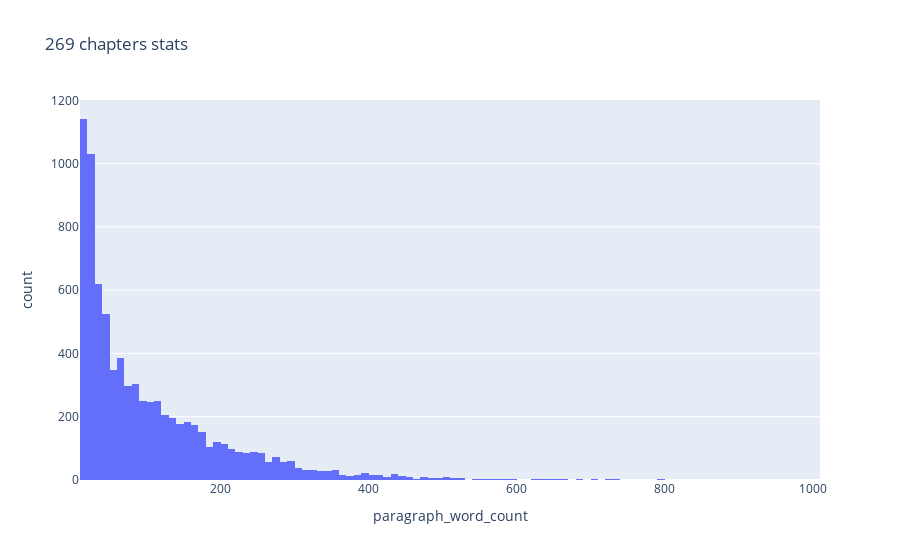

Write notebook code for a chart like this one.
### Code cell
fig = px.histogram(df, x="paragraph_word_count", title= f"{len(files)} chapters stats")
fig

### Figure 1 — Plotly figure (JSON) as saved in the notebook; plotly's stock layout.template omitted (floating-point values rounded to 4 significant figures; data arrays with more than 128 entries replaced by an {"elided": "..."} marker saying what was removed)
{"data": [{"alignmentgroup": "True", "bingroup": "x", "hovertemplate": "paragraph_word_count=%{x}<br>count=%{y}<extra></extra>", "legendgroup": "", "marker": {"color": "#636efa", "pattern": {"shape": ""}}, "name": "", "offsetgroup": "", "orientation": "v", "showlegend": false, "type": "histogram", "x": {"elided": "7961 int values"}, "xaxis": "x", "yaxis": "y"}], "layout": {"barmode": "relative", "legend": {"tracegroupgap": 0}, "title": {"text": "269 chapters stats"}, "xaxis": {"anchor": "y", "domain": [0, 1], "title": {"text": "paragraph_word_count"}}, "yaxis": {"anchor": "x", "domain": [0, 1], "title": {"text": "count"}}}}
